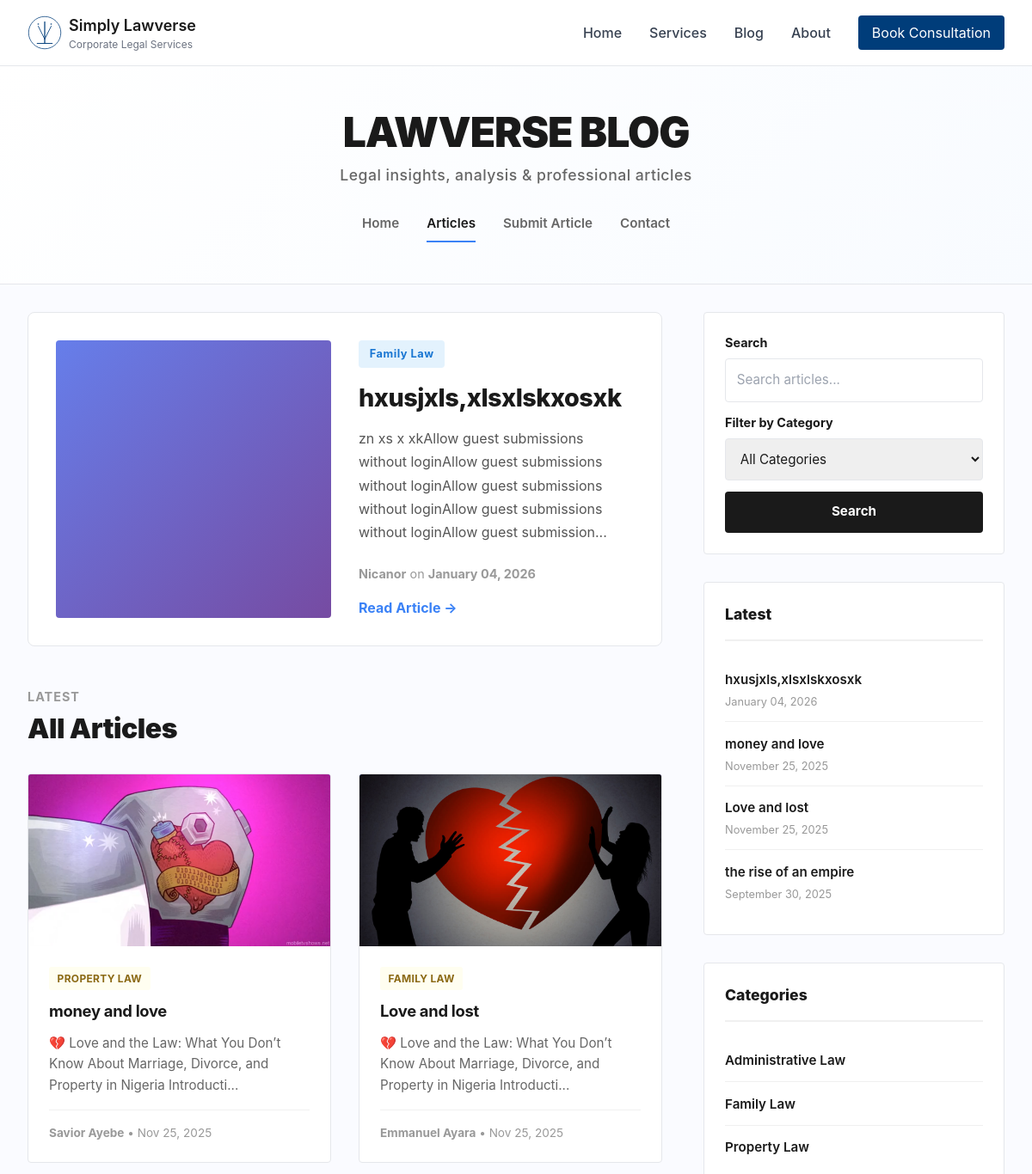
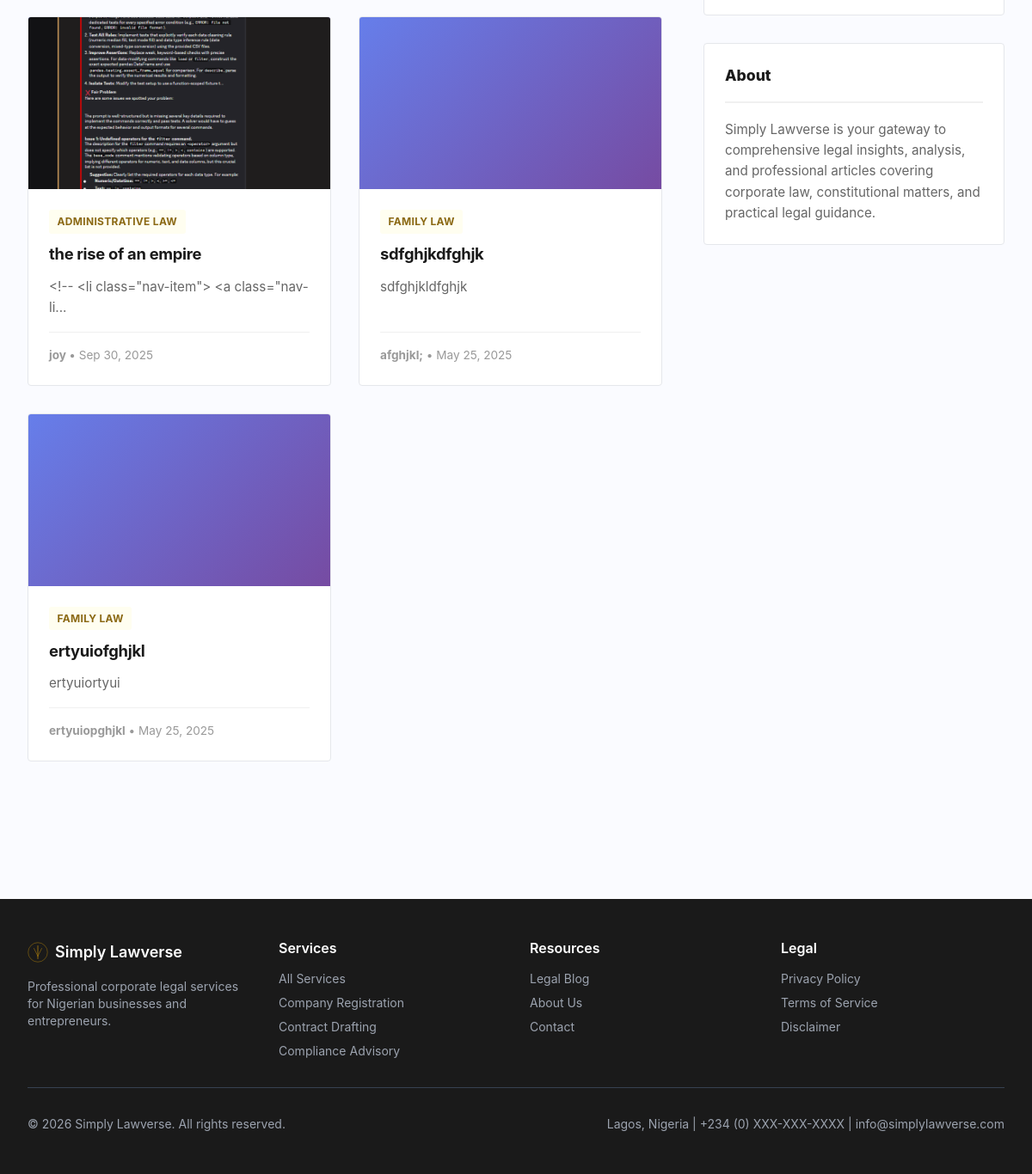
/blog, run on an earlier commit of the app's database (2 pictures, top to bottom).
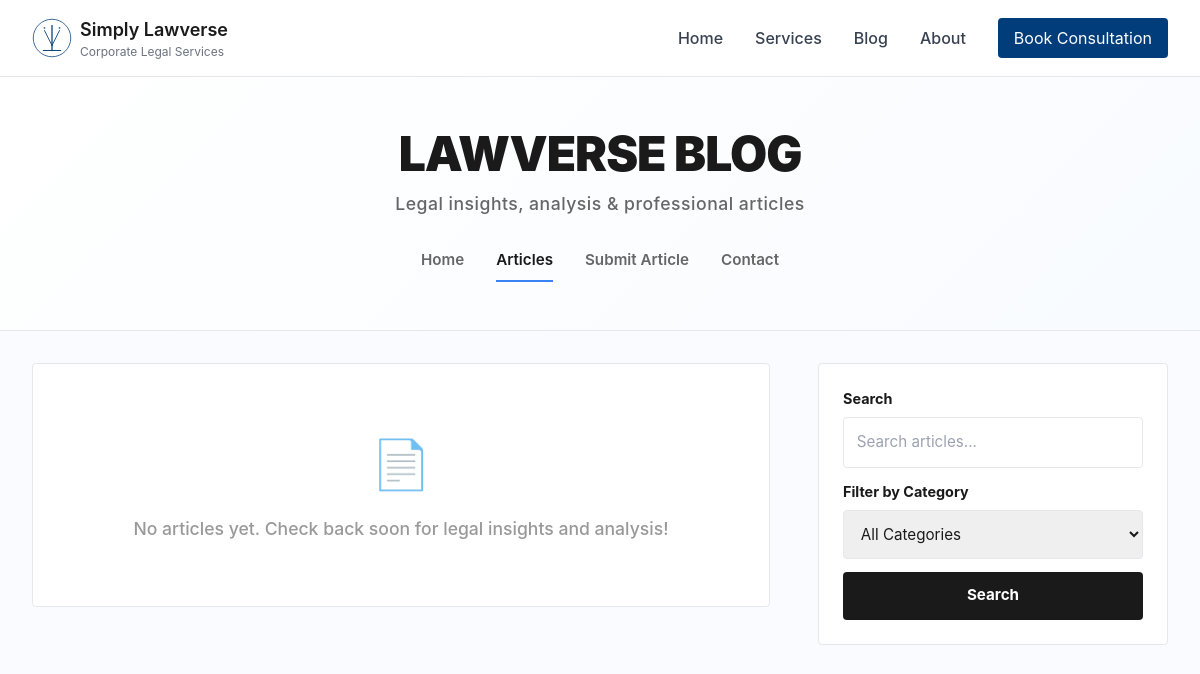
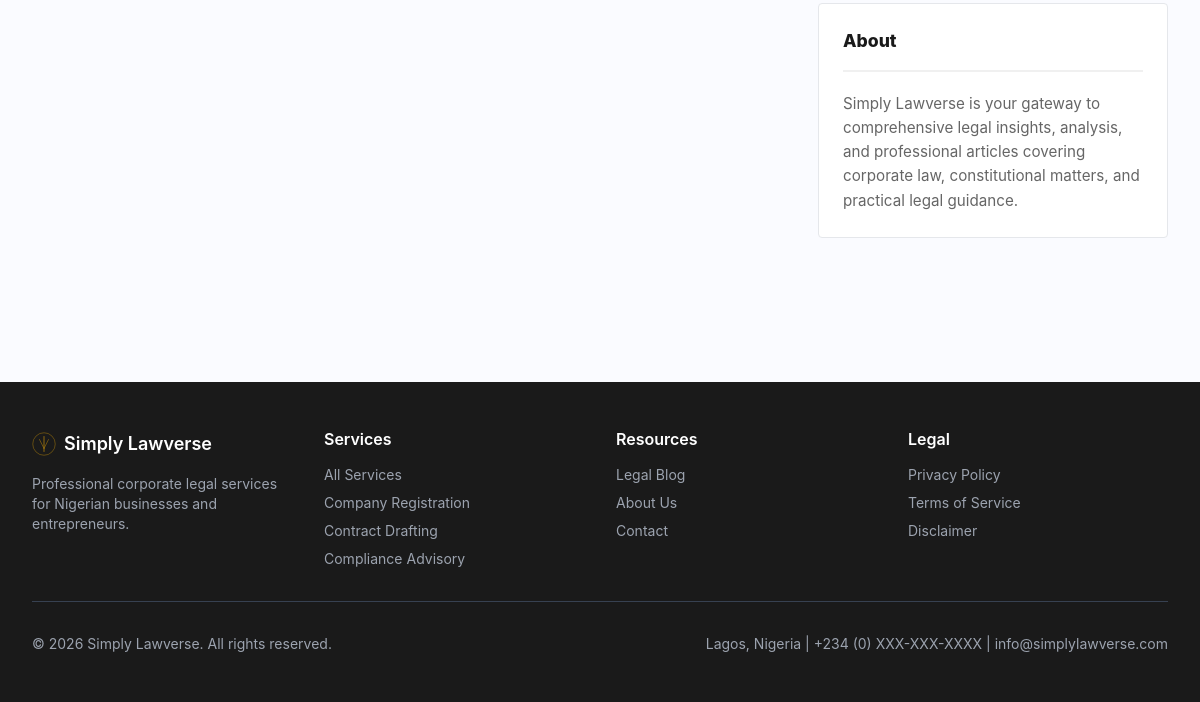
And on a later commit of the database (2 pictures, top to bottom).
### models.py (models this page shows, shortened)
class Article(db.Model):
    id = db.Column(db.Integer, primary_key=True)
    email = db.Column(db.String(120), nullable=False)
    title = db.Column(db.String(200), nullable=False)
    content = db.Column(db.Text, nullable=False)
    author = db.Column(db.String(100), nullable=False)
    date_posted = db.Column(db.DateTime, default=datetime.utcnow, nullable=False)
    date_submitted = db.Column(db.DateTime, default=datetime.utcnow, nullable=False)
    status = db.Column(
        db.String(20),
        nullable=False,
        default='pending',
        index=True  # ✅ Frequently queried
    )
    category = db.Column(
        db.String(100),
        nullable=False,
        default='General',
        index=True  # ✅ Frequently used for filtering
    )
    likes = db.Column(db.Integer, default=0, nullable=False)
    views = db.Column(db.Integer, default=0, nullable=False)
    cover_image = db.Column(db.String(255), nullable=True)
    document_filename = db.Column(db.String(255), nullable=True)
    deleted_at = db.Column(db.DateTime, nullable=True)
    is_draft = db.Column(db.Boolean, default=False, nullable=False)
    comments = db.relationship('Comment', backref='article', lazy=True, cascade='all, delete-orphan')
    visits = db.relationship('Visit', backref='article', lazy=True, cascade='all, delete-orphan')
    __table_args__ = (
        db.Index('idx_article_status_category', 'status', 'category'),
        db.Index('idx_article_date_posted', 'date_posted'),
        db.Index('idx_article_deleted_at', 'deleted_at'),  # ✅ For soft delete queries
        db.Index('idx_article_is_draft', 'is_draft'),  # ✅ For draft queries
    )

### blueprints/public.py (the view)
@public_bp.route('/blog')
def blog():
    page = request.args.get('page', 1, type=int)
    category = request.args.get('category', '', type=str)
    per_page = 12
    query = Article.query.filter(
        Article.status == 'approved',
        Article.deleted_at.is_(None),
        Article.is_draft == False
    ).order_by(Article.date_posted.desc())
    if category:
        query = query.filter(Article.category == category)
    articles = query.paginate(page=page, per_page=per_page)
    categories = db.session.query(Article.category).filter(
        Article.status == 'approved',
        Article.deleted_at.is_(None)
    ).distinct().all()
    return render_template('pages/blog.html',
        articles=articles,
        category=category,
        categories=categories,
        page_title='Legal Articles & Insights',
        page_description='Corporate law articles, tips, and legal insights for Nigerian businesses'
    )

### templates/pages/blog.html (shortened to what this page needs)
{% extends "base.html" %}
{% block content %}
<div class="blog-wrapper">
    <div class="blog-header">
        <div style="max-width: 1400px; margin: 0 auto; padding: 0 2rem;">
            <h1 class="blog-title">LAWVERSE BLOG</h1>
            <p class="blog-subtitle">Legal insights, analysis & professional articles</p>
            <div class="blog-nav">
                <a href="{{ url_for('public.home') }}" class="blog-nav-item">Home</a>
                <div class="blog-nav-item active">Articles</div>
                <a href="{{ url_for('articles.submit_article') }}" class="blog-nav-item">Submit Article</a>
                <a href="{{ url_for('contact.contact') }}" class="blog-nav-item">Contact</a>
            </div>
        </div>
    </div>
    <div class="blog-container">
        <div class="main-content">
            {% if articles.items %}
                {% set featured = articles.items[0] %}
                <div class="featured-section">
                    <div class="featured-article">
                        {% if featured.cover_image %}
                            <img
                                src="{{ url_for('static', filename='uploads/' + featured.cover_image) }}"
                                alt="Featured Article"
                                class="featured-image"
                                loading="lazy"
                            >
                        {% else %}
                            <div style="background: linear-gradient(135deg, #667eea 0%, #764ba2 100%); border-radius: 4px;"></div>
                        {% endif %}
                        <div class="featured-content">
                            <div>
                                <div class="featured-tag">{{ featured.category }}</div>
                                <h2 class="featured-title">{{ featured.title }}</h2>
                                <p class="featured-text">{{ featured.content[:180] }}{% if featured.content|length > 180 %}...{% endif %}</p>
                            </div>
                            <div>
                                <p class="featured-meta">
                                    <strong>{{ featured.author }}</strong> on
                                    <strong>{{ featured.date_posted.strftime('%B %d, %Y') }}</strong>
                                </p>
                                <a href="{{ url_for('articles.read_more', article_id=featured.id) }}"
                                   style="color: #3b82f6; font-weight: 700; text-decoration: none; display: inline-block; margin-top: 1rem;">
                                    Read Article →
                                </a>
                            </div>
                        </div>
                    </div>
                </div>
                <div class="articles-section">
                    <div class="section-label">Latest</div>
                    <h2 class="section-title">All Articles</h2>
                    {% if articles.items|length > 1 %}
                        <div class="articles-grid">
                            {% for article in articles.items[1:] %}
                                <div class="article-card">
                                    {% if article.cover_image %}
                                        <img
                                            src="{{ url_for('static', filename='uploads/' + article.cover_image) }}"
                                            alt="{{ article.title }}"
                                            class="article-image"
                                            loading="lazy"
                                        >
                                    {% else %}
                                        <div style="background: linear-gradient(135deg, #667eea 0%, #764ba2 100%); height: 200px;"></div>
                                    {% endif %}
                                    <div class="article-body">
                                        <div class="article-tag">{{ article.category }}</div>
                                        <h3 class="article-title">
                                            <a href="{{ url_for('articles.read_more', article_id=article.id) }}">
                                                {{ article.title }}
                                            </a>
                                        </h3>
                                        <p class="article-excerpt">
                                            {{ article.content[:100] }}{% if article.content|length > 100 %}...{% endif %}
                                        </p>
                                        <div class="article-footer">
                                            <strong>{{ article.author }}</strong> • {{ article.date_posted.strftime('%b %d, %Y') }}
                                        </div>
                                    </div>
                                </div>
                            {% endfor %}
                        </div>
                    {% endif %}
                </div>
            {% else %}
                <div class="empty-state">
                    <div class="empty-icon">📄</div>
                    <p class="empty-text">No articles yet. Check back soon for legal insights and analysis!</p>
                </div>
            {% endif %}
        </div>
        <aside class="blog-sidebar">
            <div class="search-section">
                <form method="get" action="{{ url_for('public.blog') }}" style="display: flex; flex-direction: column;">
                    <label style="font-size: 0.9rem; font-weight: 700; margin-bottom: 0.5rem; color: #1a1a1a;">Search</label>
                    <input
                        type="text"
                        name="search"
                        class="search-input"
                        placeholder="Search articles..."
                        style="margin-bottom: 0.8rem;"
                    >
                    <label style="font-size: 0.9rem; font-weight: 700; margin-bottom: 0.5rem; color: #1a1a1a;">Filter by Category</label>
                    <select name="category" class="category-filter">
                        <option value="">All Categories</option>
                    </select>
                    <button type="submit" class="search-btn">Search</button>
                </form>
            </div>
            {% set latest_articles = articles.items[:4] if articles.items else [] %}
            {% if latest_articles %}
                <div class="sidebar-section">
                    <div class="sidebar-title">Latest</div>
                    {% for article in latest_articles %}
                        <div class="latest-item">
                            <a href="{{ url_for('articles.read_more', article_id=article.id) }}">
                                {{ article.title[:45] }}{% if article.title|length > 45 %}...{% endif %}
                            </a>
                            <span class="latest-date">{{ article.date_posted.strftime('%B %d, %Y') }}</span>
                        </div>
                    {% endfor %}
                </div>
            {% endif %}
            {% if categories %}
                <div class="sidebar-section">
                    <div class="sidebar-title">Categories</div>
                    {% for cat in categories %}
                        <div class="latest-item">
                            <a href="{{ url_for('public.blog', category=cat[0]) }}">
                                {{ cat[0] }}
                            </a>
                        </div>
                    {% endfor %}
                </div>
            {% endif %}
            <div class="sidebar-section">
                <div class="sidebar-title">About</div>
                <p style="font-size: 0.95rem; color: #666; line-height: 1.6; margin: 0;">
                    Simply Lawverse is your gateway to comprehensive legal insights, analysis, and professional articles covering corporate law, constitutional matters, and practical legal guidance.
                </p>
            </div>
        </aside>
    </div>
</div>
{% endblock %}

### templates/base.html (shortened to what this page needs)
<!DOCTYPE html>
<html lang="en">
<head>
    <script src="https://cdn.tailwindcss.com"></script>
</head>
<body class="page-container">
    {% include 'components/header.html' %}
    <main class="page-content">
        {% block content %}{% endblock %}
    </main>
    {% include 'components/footer.html' %}
</body>
</html>

### templates/components/header.html (shortened to what this page needs)
<header class="bg-white border-b border-gray-200 sticky top-0 z-50">
    <nav class="max-w-7xl mx-auto px-4 sm:px-6 lg:px-8" aria-label="Top">
        <div class="flex justify-between items-center py-4">
            <div class="flex items-center">
                <a href="{{ url_for('public.home') }}" class="flex items-center space-x-2 hover:opacity-75 transition">
                    <div class="flex flex-col">
                        <span class="font-semibold text-lg text-law-dark">Simply Lawverse</span>
                        <span class="text-xs text-gray-500">Corporate Legal Services</span>
                    </div>
                </a>
            </div>
            <div class="hidden md:flex items-center space-x-8">
                <a href="{{ url_for('public.home') }}" class="text-gray-700 hover:text-law-blue font-medium">Home</a>
                <a href="{{ url_for('services.index') }}" class="text-gray-700 hover:text-law-blue font-medium">Services</a>
                <a href="{{ url_for('public.blog') }}" class="text-gray-700 hover:text-law-blue font-medium">Blog</a>
                <a href="{{ url_for('public.about') }}" class="text-gray-700 hover:text-law-blue font-medium">About</a>
                <a href="{{ url_for('bookings.index') }}" class="px-4 py-2 bg-law-blue text-white rounded hover:bg-opacity-90 transition">
                    Book Consultation
                </a>
            </div>
        </div>
    </nav>
</header>

### templates/components/footer.html (shortened to what this page needs)
<footer class="bg-law-dark text-white py-12 mt-20">
    <div class="max-w-7xl mx-auto px-4 sm:px-6 lg:px-8">
        <div class="grid grid-cols-1 md:grid-cols-4 gap-8 mb-8">
            <div>
                <h3 class="text-lg font-semibold mb-4 flex items-center space-x-2">
                    <span>Simply Lawverse</span>
                </h3>
                <p class="text-gray-400 text-sm">Professional corporate legal services for Nigerian businesses and entrepreneurs.</p>
            </div>
            <div>
                <h4 class="font-semibold mb-4">Services</h4>
                <ul class="space-y-2 text-sm text-gray-400">
                    <li><a href="{{ url_for('services.index') }}" class="hover:text-white transition">All Services</a></li>
                    <li><a href="{{ url_for('services.service_detail', slug='company-registration') }}" class="hover:text-white transition">Company Registration</a></li>
                    <li><a href="{{ url_for('services.service_detail', slug='contract-drafting') }}" class="hover:text-white transition">Contract Drafting</a></li>
                    <li><a href="{{ url_for('services.service_detail', slug='compliance') }}" class="hover:text-white transition">Compliance Advisory</a></li>
                </ul>
            </div>
            <div>
                <h4 class="font-semibold mb-4">Resources</h4>
                <ul class="space-y-2 text-sm text-gray-400">
                    <li><a href="{{ url_for('public.blog') }}" class="hover:text-white transition">Legal Blog</a></li>
                    <li><a href="{{ url_for('public.about') }}" class="hover:text-white transition">About Us</a></li>
                    <li><a href="{{ url_for('contact.contact') }}" class="hover:text-white transition">Contact</a></li>
                </ul>
            </div>
            <div>
                <h4 class="font-semibold mb-4">Legal</h4>
                <ul class="space-y-2 text-sm text-gray-400">
                    <li><a href="{{ url_for('public.legal_page', page_type='privacy-policy') }}" class="hover:text-white transition">Privacy Policy</a></li>
                    <li><a href="{{ url_for('public.legal_page', page_type='terms') }}" class="hover:text-white transition">Terms of Service</a></li>
                    <li><a href="{{ url_for('public.legal_page', page_type='disclaimer') }}" class="hover:text-white transition">Disclaimer</a></li>
                </ul>
            </div>
        </div>
        <hr class="border-gray-700 my-8">
        <div class="flex flex-col md:flex-row justify-between items-center text-sm text-gray-400">
            <p>&copy; {{ now.now().year }} Simply Lawverse. All rights reserved.</p>
            <p>Lagos, Nigeria | +234 (0) XXX-XXX-XXXX | info@simplylawverse.com</p>
        </div>
    </div>
</footer>

What changed in the data, as far as the page shows it:
removed Article: category "Family Law", title "hxusjxls,xlsxlskxosxk", content "zn xs x xkAllow guest submissions without loginAllow guest submissions without loginAllow guest submissions without loginAllow guest submissions without loginAllow guest submission", author "Nicanor", date_posted "January 04, 2026"
removed Article: cover_image (picture), category "PROPERTY LAW", title "money and love", content "💔 Love and the Law: What You Don’t Know About Marriage, Divorce, and Property in Nigeria Introducti", author "Savior Ayebe", date_posted "Nov 25, 2025", date_posted "November 25, 2025"
removed Article: cover_image (picture), category "FAMILY LAW", title "Love and lost", content "💔 Love and the Law: What You Don’t Know About Marriage, Divorce, and Property in Nigeria Introducti", author "Emmanuel Ayara", date_posted "Nov 25, 2025", date_posted "November 25, 2025"
removed Article: cover_image (picture), category "ADMINISTRATIVE LAW", title "the rise of an empire", content "<!-- <li class=\"nav-item\"> <a class=\"nav-li", author "joy", date_posted "Sep 30, 2025", date_posted "September 30, 2025"
removed Article: category "FAMILY LAW", title "sdfghjkdfghjk", content "sdfghjkldfghjk", author "afghjkl;", date_posted "May 25, 2025", shown under "All Articles"
removed Article: category "FAMILY LAW", title "ertyuiofghjkl", content "ertyuiortyui", author "ertyuiopghjkl", date_posted "May 25, 2025", shown under "All Articles"
Also different on the page:
text no longer shown: "... on Read Article → LATEST All Articles Latest Categories"
text now shown: "📄 No articles yet. Check back soon for legal insights and analysis!"
list line gone: "Administrative Law"
list line gone: "Family Law"
list line gone: "Property Law"
